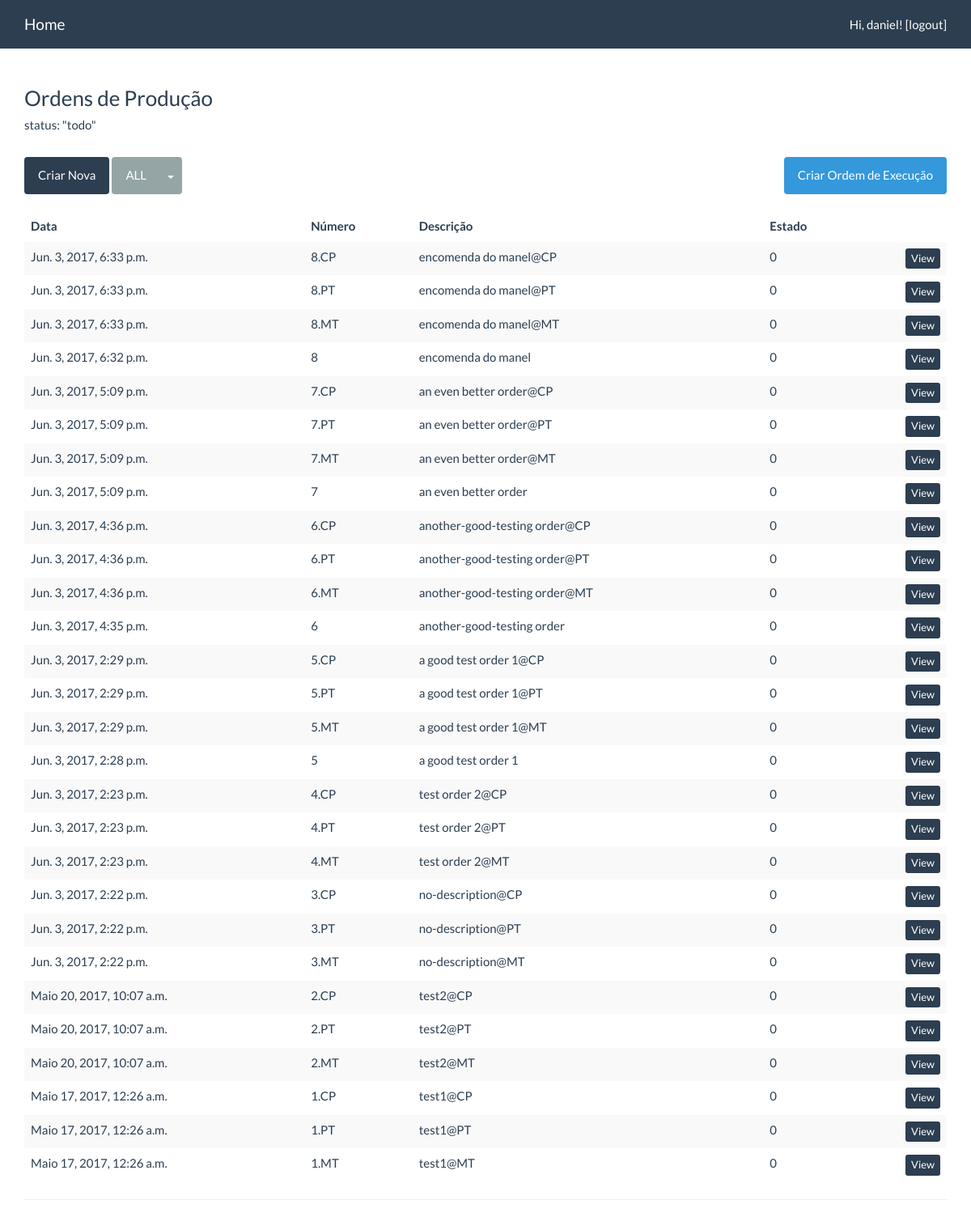
The app's page /pm/orders/?target=ALL (signed in) with its own data.
### pm/models.py (models this page shows, shortened)
class Order(models.Model):
    TARGETS = ProductionStages.get_stages_choices()
    date = models.DateTimeField(default=timezone.now)
    number = models.CharField(max_length=300, unique=True)
    entries = models.ManyToManyField(Product, through='OrderEntry', blank=True)
    description = models.CharField(max_length=300, default='no-description')
    status = models.IntegerField(default=0)
    suborders = models.ManyToManyField('self', symmetrical=False, blank=True, related_name='order_suborders')
    target = models.CharField(max_length=2, choices=TARGETS, default='')
    exec_order_reference = models.ForeignKey('self', blank=True, null=True, related_name='order_exec_order', on_delete=models.SET_NULL)
    exec_order = models.BooleanField(default=False)

### pm/views.py (the view, shortened to what this page needs)
# urls.py: url(r'^orders/(?P<orderid>[0-9]+)/add_product_to_order/$', views.add_products_to_order, name='add_products_to_order'),
@login_required
def orders(request):
    order_target = request.GET.get('target')
    if order_target == None:
        all_orders_list = Order.objects.filter(target='').exclude(exec_order=True).order_by('-date')
    elif order_target == 'ALL':
        all_orders_list = Order.objects.exclude(exec_order=True).order_by('-date')
    else:
        all_orders_list = Order.objects.filter(target=str(order_target)).order_by('-date')
    exec_order = OrderUtils.exec_order_exists()
    orders_in_exec_order_ids = []
    if exec_order:
        print(exec_order)
        orders_in_exec_order_ids = list(exec_order.get_orders().values_list('id', flat=True))
    context = {
        'all_orders_list' : all_orders_list,
        'target' : order_target,
        'exec_order' : exec_order,
        'orders_in_exec_order' : orders_in_exec_order_ids
    }
    return render(request, 'pm/orders.html', context)

### pm/utils.py (called while the page is built)
    @staticmethod
    def exec_order_exists():
        try:
            exec_order = Order.objects.get(exec_order=True, status=0)
            return exec_order
        except ObjectDoesNotExist:
            return None

### pm/templates/pm/orders.html (shortened to what this page needs)
{% extends 'pm/base.html' %}
{% load crispy_forms_tags %}
{% load static %}
{% block content %}
    <div class="row">
        <div class="col-xs-6">
            <h3 class="h3">Ordens de Produção</h3>
            <h5 class="h5">status: "todo"</h5>
        </div>
        <div class="col-xs-6 text-right" id="notification">
        </div>
    </div>
    <br>
    <div class="row">
        <div class="col-xs-6">
            <a class="btn btn-primary" href="{% url 'pm:create_order' %}">Criar Nova</a>
            <div class="btn-group">
                <a href="#" class="btn btn-default">{{ target }}</a>
                <a class="btn btn-default dropdown-toggle" data-toggle="dropdown" aria-expanded="false">
                    <span class="caret"></span></a>
            </div>
        </div>
        <div class="col-xs-6 text-right">
            {% if exec_order %}
                <a class="btn btn-danger" id="cancel-exec-order">Cancelar</a>
                <a class="btn btn-success"
                   data-href="{% url 'pm:order_detail' exec_order.id %}"
                   id="create-exec-order">Ver Ordem de Execução</a>
            {% else %}
                <a class="btn btn-info" id="create-exec-order">Criar Ordem de Execução</a>
            {% endif %}
        </div>
    </div>
    <br>
    <table class="table table-striped table-hover ">
        <thead>
        <tr>
            <th>Data</th>
            <th>Número</th>
            <th>Descrição</th>
            <th>Estado</th>
        </tr>
        </thead>
        <tbody>
        {% for order in all_orders_list %}
            <tr>
                <td>{{ order.date }}</td>
                <td>{{ order.number }}</td>
                <td>{{ order.description }}</td>
                <td>{{ order.status }}</td>
                <td align="right">
                    <form action="" method="POST" id="exec-form_{{ order.id }}">
                        <button class="btn btn-primary btn-xs"
                                type="submit"
                                data-href="{% url 'pm:order_detail' order.id %}"
                                id="view_{{ order.id }}">View</button>
                    </form>
                </td>
            </tr>
        {% endfor %}
        </tbody>
    </table>
{% endblock %}

### pm/templates/pm/base.html (shortened to what this page needs)
{% load static %}
<!DOCTYPE html>
<html>
<head>
    <link rel="stylesheet" type="text/css" href="{% static 'pm/bootstrap/css/bootstrap.min.css' %}">
</head>
<body>
<nav class="navbar navbar-default navbar-fixed-top" id="navbar-main">
  <div class="container">
    <div class="navbar-header">
        <a class="navbar-brand" href="{% url "pm:index" %}">Home</a>
    </div>
    <div class="collapse navbar-collapse">
      <ul class="nav navbar-nav navbar-right">
          {% if user.is_authenticated %}
                  <li><a href="{% url 'pm:logout' %}">Hi, {{ user.username }}! [logout]</a></li>
          {% else %}
              <li><a href="{% url 'pm:login' %}">login</a></li>
          {% endif %}
      </ul>
    </div>
  </div>
</nav>
<br>
<div class="container">
    <br>
    {% block content %}
    {% endblock %}
  <hr>
</div>
</body>
</html>

### records on screen
Order: date "Jun. 3, 2017, 6:33 p.m.", number "8.CP", description "encomenda do manel@CP", status "0"
Order: date "Jun. 3, 2017, 6:33 p.m.", number "8.PT", description "encomenda do manel@PT", status "0"
Order: date "Jun. 3, 2017, 6:33 p.m.", number "8.MT", description "encomenda do manel@MT", status "0"
Order: date "Jun. 3, 2017, 6:32 p.m.", number "8", description "encomenda do manel", status "0"
Order: date "Jun. 3, 2017, 5:09 p.m.", number "7.CP", description "an even better order@CP", status "0"
Order: date "Jun. 3, 2017, 5:09 p.m.", number "7.PT", description "an even better order@PT", status "0"
Order: date "Jun. 3, 2017, 5:09 p.m.", number "7.MT", description "an even better order@MT", status "0"
Order: date "Jun. 3, 2017, 5:09 p.m.", number "7", description "an even better order", status "0"
Order: date "Jun. 3, 2017, 4:36 p.m.", number "6.CP", description "another-good-testing order@CP", status "0"
Order: date "Jun. 3, 2017, 4:36 p.m.", number "6.PT", description "another-good-testing order@PT", status "0"
Order: date "Jun. 3, 2017, 4:36 p.m.", number "6.MT", description "another-good-testing order@MT", status "0"
Order: date "Jun. 3, 2017, 4:35 p.m.", number "6", description "another-good-testing order", status "0"
Order: date "Jun. 3, 2017, 2:29 p.m.", number "5.CP", description "a good test order 1@CP", status "0"
Order: date "Jun. 3, 2017, 2:29 p.m.", number "5.PT", description "a good test order 1@PT", status "0"
Order: date "Jun. 3, 2017, 2:29 p.m.", number "5.MT", description "a good test order 1@MT", status "0"
Order: date "Jun. 3, 2017, 2:28 p.m.", number "5", description "a good test order 1", status "0"
Order: date "Jun. 3, 2017, 2:23 p.m.", number "4.CP", description "test order 2@CP", status "0"
Order: date "Jun. 3, 2017, 2:23 p.m.", number "4.PT", description "test order 2@PT", status "0"
Order: date "Jun. 3, 2017, 2:23 p.m.", number "4.MT", description "test order 2@MT", status "0"
Order: date "Jun. 3, 2017, 2:22 p.m.", number "3.CP", description "no-description@CP", status "0"
Order: date "Jun. 3, 2017, 2:22 p.m.", number "3.PT", description "no-description@PT", status "0"
Order: date "Jun. 3, 2017, 2:22 p.m.", number "3.MT", description "no-description@MT", status "0"
Order: date "Maio 20, 2017, 10:07 a.m.", number "2.CP", description "test2@CP", status "0"
Order: date "Maio 20, 2017, 10:07 a.m.", number "2.PT", description "test2@PT", status "0"
Order: date "Maio 20, 2017, 10:07 a.m.", number "2.MT", description "test2@MT", status "0"
Order: date "Maio 17, 2017, 12:26 a.m.", number "1.CP", description "test1@CP", status "0"
Order: date "Maio 17, 2017, 12:26 a.m.", number "1.PT", description "test1@PT", status "0"
Order: date "Maio 17, 2017, 12:26 a.m.", number "1.MT", description "test1@MT", status "0"

### other values on screen
{{ user.username }} "daniel"
{{ target }} "ALL"
